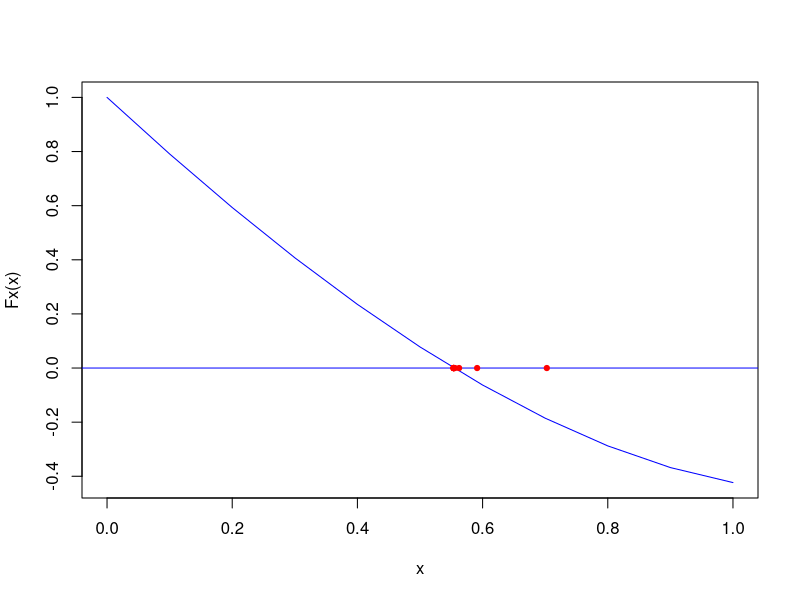
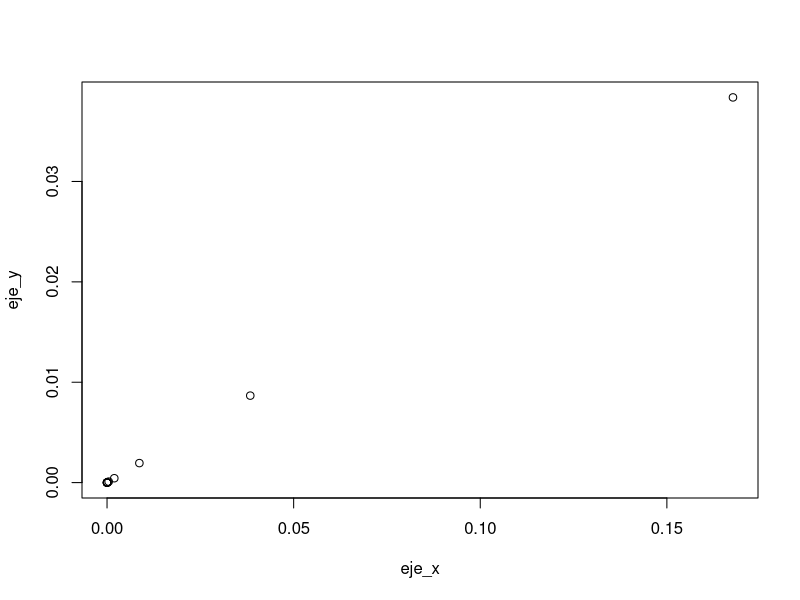
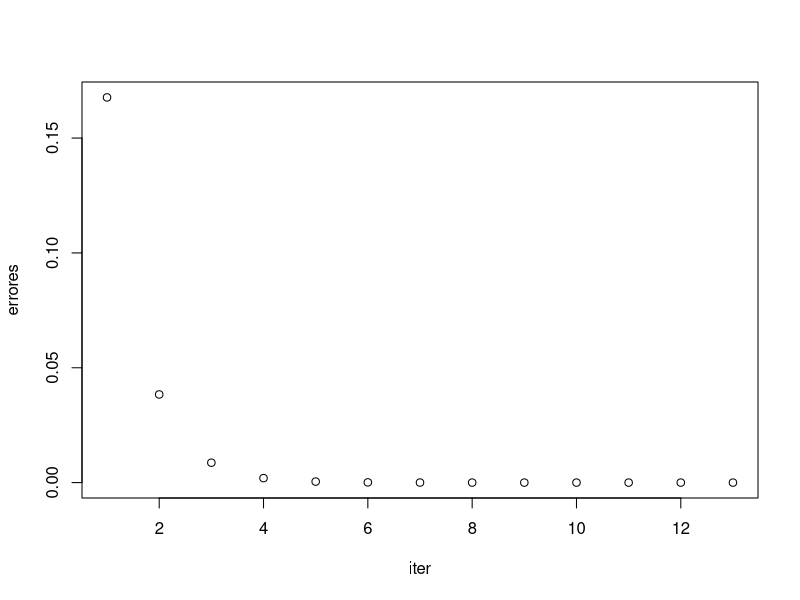
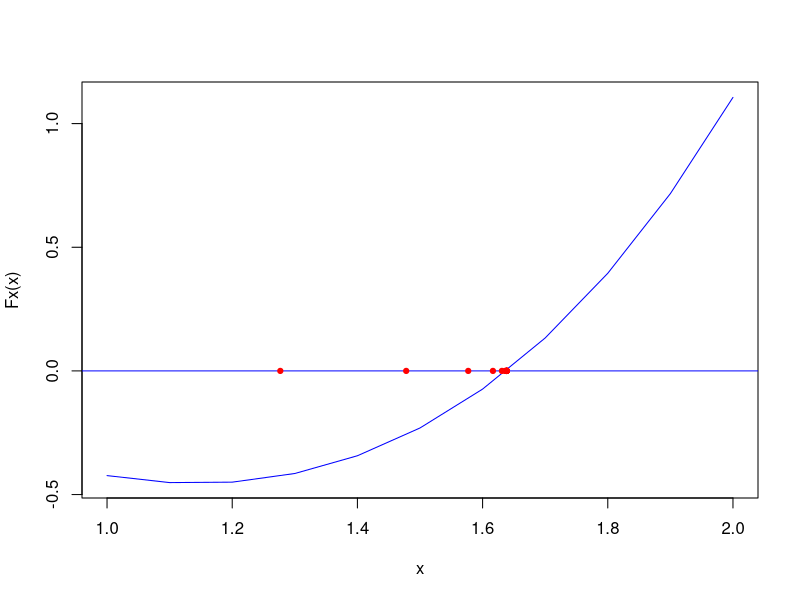
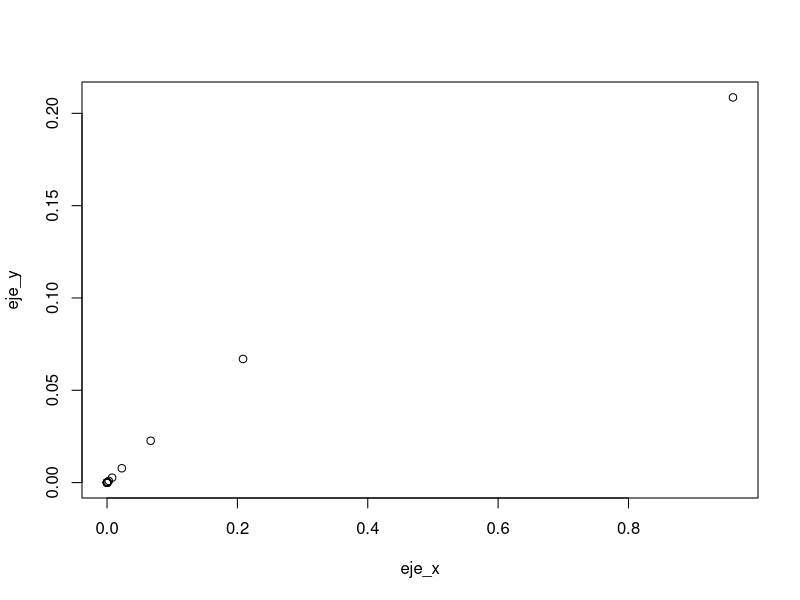
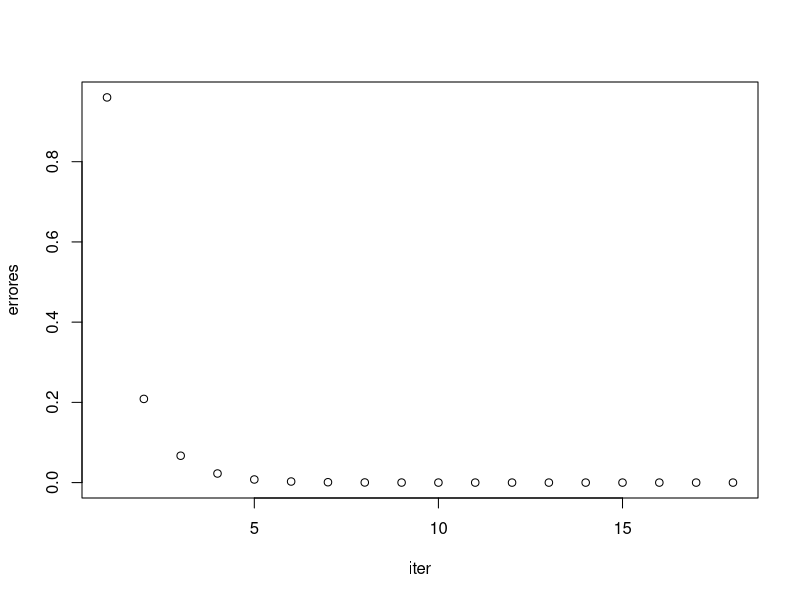

The R source for these figures, in order:
# Remueve todos los objetos creados
rm(list=ls())
Fx <- function(x) ((exp(1)^x) - (pi*x))
F1x <- function(x) ((exp(1)^x)-pi)
# Halla la raiz de Fx
regula <- function(a, b) 
{
  x<-seq(a,b,0.1)
  plot(x,Fx(x),type="l", col="blue")
  abline(h=0,col="blue")
  #x<-b
  #d<-(Fx(b)*a-Fx(a)*b)/(Fx(b)-Fx(a))
  error<-1
  cont = 0
  errores = c()
  eje_x  =  c()
  eje_y  =  c()
  
  while (error > 1.e-8) 
  {
    cont = cont + 1
    x<-(Fx(b)*a-Fx(a)*b)/(Fx(b)-Fx(a))
    
    if (Fx(x) == 0) break
    if (Fx(x)*Fx(a) < 0) 
    {
      b <- x
    }
    else 
    {
      a <- x
    }
    
    error<-abs(Fx(x)/F1x(x))
    errores[cont] = abs(Fx(x)/F1x(x))
    points(rbind(c(x,0)),pch=19,cex=0.7,col="red")
    cat("X=",x,"\t","E=",error, "iteracion", cont,"\n")
  }
  
  iter = c(1:cont)
  cont_n = 0;
  cont_e = 0;
  
  repeat
  {
    eje_x[cont_n] = errores[cont_e]
    eje_y[cont_n] = errores[cont_e+1]
    cont_n = cont_n + 1
    cont_e = cont_e + 1;
    
    if (cont_n == cont)
    {
      break;
    }
  }
  
  plot(eje_x, eje_y)
  plot(iter, errores)
}

regula(0,1)
regula(1,2)

